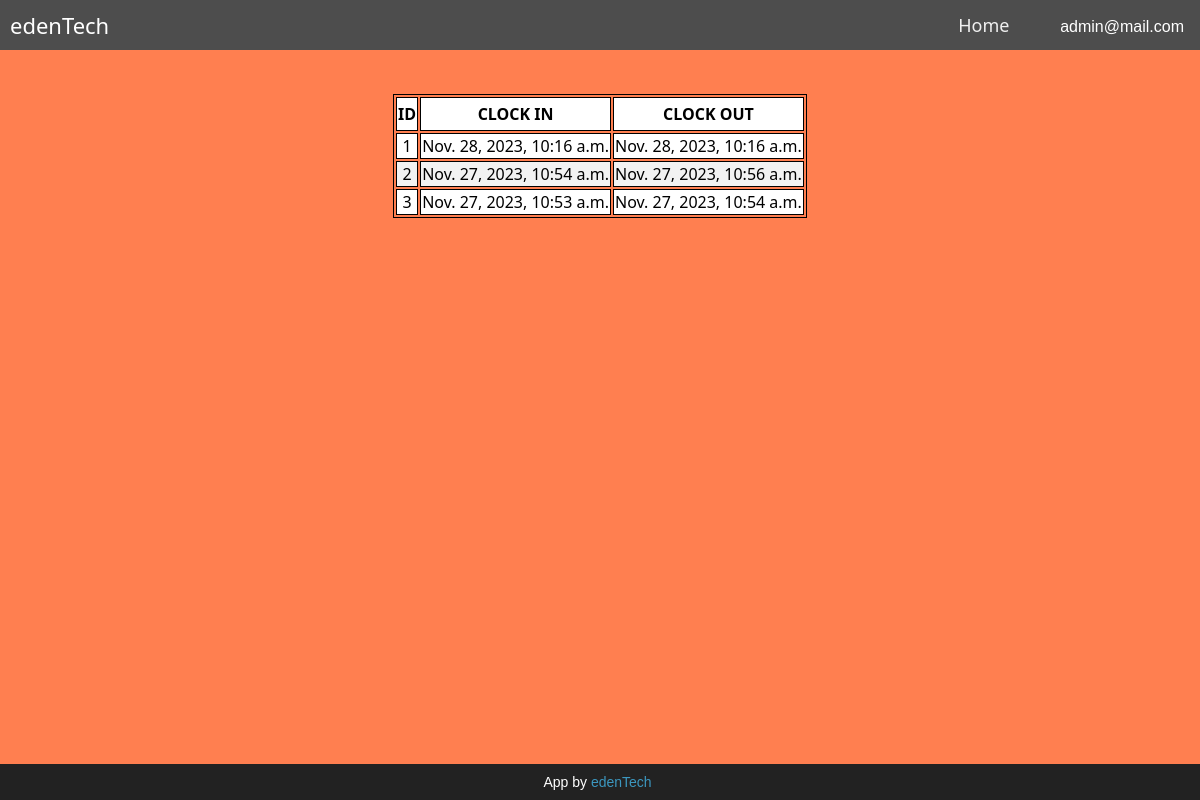
/attendance_records/ (signed in), run on the app's committed database.
### main/models.py (models this page shows, shortened)
class ClockInClockOut(models.Model):
    user = models.ForeignKey(User, on_delete=models.CASCADE)
    clock_in = models.DateTimeField(blank=False,null=False)
    clock_out = models.DateTimeField(blank=True,null=True)

### main/views.py (the view)
# urls.py: path('attendance_records/',attendance_records_view,name='attendance_records'),
def attendance_records_view(request):
    clocks = ClockInClockOut.objects.filter(user_id=request.user.id).order_by('-id')
    for clock in clocks:
        print('In: ', clock.clock_in, 'out: ', clock.clock_out)
    context = {'clocks':clocks}
    return render(request,'main/attendance_record.html',context)

### templates/main/attendance_record.html (shortened to what this page needs)
{% extends 'base.html' %}
{% block content %}
<br><br>
<center>
    <div style="overflow-x:auto;">
        <table class="table">
            <thead>
                <th>ID</th>
                <th>CLOCK IN</th>
                <th>CLOCK OUT</th>
            </thead>
            <tbody>
                {% for clock in clocks %}
                    <tr>
                        <td>{{ forloop.counter }}</td>
                        <td>
                            {{clock.clock_in}}
                        </td>
                        <td>
                            {% if clock.clock_out %}
                                {{clock.clock_out}}
                            {% else %}
                                Pending
                            {% endif %}
                        </td>
                    </tr>
                {% endfor %}
            </tbody>
        </table>
    </div>
</center>
{% endblock %}

### templates/base.html (shortened to what this page needs)
<!DOCTYPE html>
<html lang="en">
<head>
</head>
<body>
    {% include 'base_files/navbar.html' %}
    {% block content %} {% endblock %}
    {% include 'base_files/footer.html' %}
</body>
</html>

### templates/base_files/navbar.html (shortened to what this page needs)
<div class="nav">
    <div class="nav-header">
      <div class="nav-title">
        edenTech
      </div>
    </div>
    <div class="nav-links">
      <a href="{% url 'home' %}">Home</a>
      {% if request.user.is_authenticated %}
        <a href="">
          <div class="dropdown">
            <button class="dropbtn">{{request.user.email}}</button>
          </div>
        </a>
      {% else %}
        <a href="{% url 'auth_login' %}">Login/Register</a>
      {% endif %}
    </div>
  </div>

### templates/base_files/footer.html (shortened to what this page needs)
<footer>
    <p>
        App  by
        <a target="_blank" href="https://friskychuks.vercel.app/">edenTech</a>
    </p>
</footer>

### templates/base_files/style.html (style rules this page uses)
body { background-color: coral; padding: 0; margin: 0; }
footer { background-color: #222; color: #fff; font-size: 14px; bottom: 0; position: fixed; left: 0; right: 0; text-align: center; z-index: 999; }
footer p { margin: 10px 0; font-family: 'Lucida Sans', 'Lucida Sans Regular', 'Lucida Grande', 'Lucida Sans Unicode', Geneva, Verdana, sans-serif; }
footer a { color: #3c97bf; text-decoration: none; margin-right:5px; }
.dropbtn { background-color: transparent; color: white; padding: 16px; font-size: 16px; border: none; }
.dropdown { position: relative; display: inline-block; }
.dropdown-content a { color: black; padding: 12px 16px; text-decoration: none; display: block; }

### templates/base_files/navbar.html (style rules this page uses)
body { margin: 0px; font-family: 'segoe ui'; }
.nav { height: 50px; width: 100%; background-color: #4d4d4d; position: relative; }
.nav > .nav-header { display: inline; }
.nav > .nav-header > .nav-title { display: inline-block; font-size: 22px; color: #fff; padding: 10px 10px 10px 10px; }
.nav > .nav-links { display: inline; float: right; font-size: 18px; }
.nav > .nav-links > a { display: inline-block; padding: 13px 10px 13px 10px; text-decoration: none; color: #efefef; }

### data on the page
ClockInClockOut: clock_in "Nov. 28, 2023, 10:16 a.m.", clock_out "Nov. 28, 2023, 10:16 a.m."
ClockInClockOut: clock_in "Nov. 27, 2023, 10:54 a.m.", clock_out "Nov. 27, 2023, 10:56 a.m."
ClockInClockOut: clock_in "Nov. 27, 2023, 10:53 a.m.", clock_out "Nov. 27, 2023, 10:54 a.m."

### other printed values
{{ request.user.email }} "admin@mail.com"
